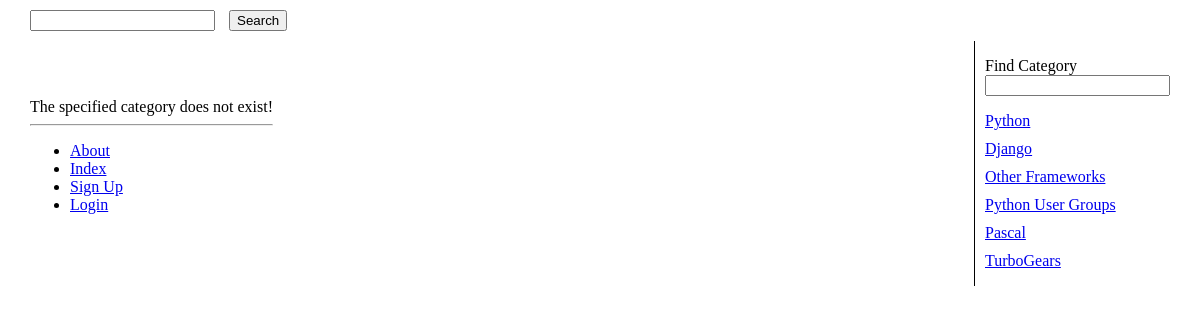
Page /rango/category/Python/ on the committed database.
### rango/models.py (models this page shows, shortened)
class Category(models.Model):
    name = models.CharField(max_length=128, unique=True)
    views = models.IntegerField(default=0)
    likes = models.IntegerField(default=0)
    slug = models.SlugField(unique=True)
    users_liked = models.CharField(max_length=200)
    class Meta:
        verbose_name_plural = 'Categories'

### rango/views.py (the view)
# urls.py: path('category/<category_name_slug>/', views.show_category, name='show_category'),
def show_category(request, category_name_slug):
    context_dict = {}
    try:
        category = Category.objects.get(slug=category_name_slug)
        pages = Page.objects.filter(category=category).order_by('-views')
        context_dict['pages'] = pages
        context_dict['category'] = category
    except Category.DoesNotExist:
        context_dict['pages'] = None
        context_dict['category'] = None
    category_visitor_handler(request, category_name_slug)
    context_dict['category_name_slug'] = request.session[category_name_slug]
    return render(request, 'rango/category.html', context_dict)

### rango/templatetags/rango_template_tags.py (called while the page is built)
@register.inclusion_tag('rango/cats.html')
def get_category_list(cat=None):
    return {'cats': Category.objects.all(),
            'act_cat': cat}

### rango/views.py (called while the page is built)
def get_server_side_cookie(request, cookie, default_val=None):
    val = request.session.get(cookie)
    if not val:
        val = default_val
    return val

def category_visitor_handler(request, category_name_slug):
    visits_cookie = int(get_server_side_cookie(request, str(category_name_slug), '0'))
    visits_cookie += 1
    request.session[category_name_slug] = visits_cookie

### rango/templates/rango/category.html (shortened to what this page needs)
{% extends 'base.html' %}
{% load staticfiles %}
{% block header_block %}
    <form class="" action="{% url 'search' category.slug %}" method="post">
        <input style="margin: 10px; margin-left: auto;" type="search" name="query" value="{{ query }}">
        <input type="submit" value="Search">
    </form>
{% endblock %}
{% block body_block %}
        {% if category %}
            <h1>{{ category.name }}</h1>
            {% if pages %}
                <ul>
                {% for page in pages %}
                    <li> <a href="{% url 'goto'%}?page_id={{ page.id }}">{{ page.title }}</a> </li>
                    <p>{{ page.views }}</p>
                {% endfor %}
                    <li><strong>Views current category: {{ category_name_slug }}</strong> <br /></li>
                    <p>
                        <strong id="like_count">{{ category.likes }}</strong> people like this category
                        {% if user.is_authenticated %}
                            <p id="user">{{ user.id }} {{ category.get_users_liked }}</p>
                            {% if user.id not in category.get_users_liked %}
                            <button id="likes" data-category_id="{{ category.id }}" class="btn" type="button">Like</button>
                            {% endif %}
                        {% endif %}
                    </p>
                    {% if user.is_authenticated %}
                        <li><a href="{% url 'add_page' category.slug %}">Add New Page</a></li>
                    {% endif %}
                </ul>
            {% else %}
                <strong>No pages currently in category.</strong>
            {% endif %}
        {% else %}
            The specified category does not exist!
        {% endif %}
{% endblock %}

### rango/templates/rango/cats.html (shortened to what this page needs)
<ul style="padding:0; list-style:none;">
    {% if cats %}
        {% for c in cats %}
            {% if c == act_cat %}
                <li style="margin:10px;">
                    <strong><a href="{% url 'show_category' c.slug %}">{{ c.name }}</a></strong>
                </li>
            {% else %}
                <li style="margin:10px;">
                    <a href="{% url 'show_category' c.slug %}">{{ c.name }}</a>
                </li>
            {% endif %}
        {% endfor %}
    {% else %}
        <li><strong>There are no categories present</strong></li>
    {% endif %}
</ul>

### rows in the picture
Category: name "Python"
Category: name "Django"
Category: name "Other Frameworks"
Category: name "Python User Groups"
Category: name "Pascal"
Category: name "TurboGears"
